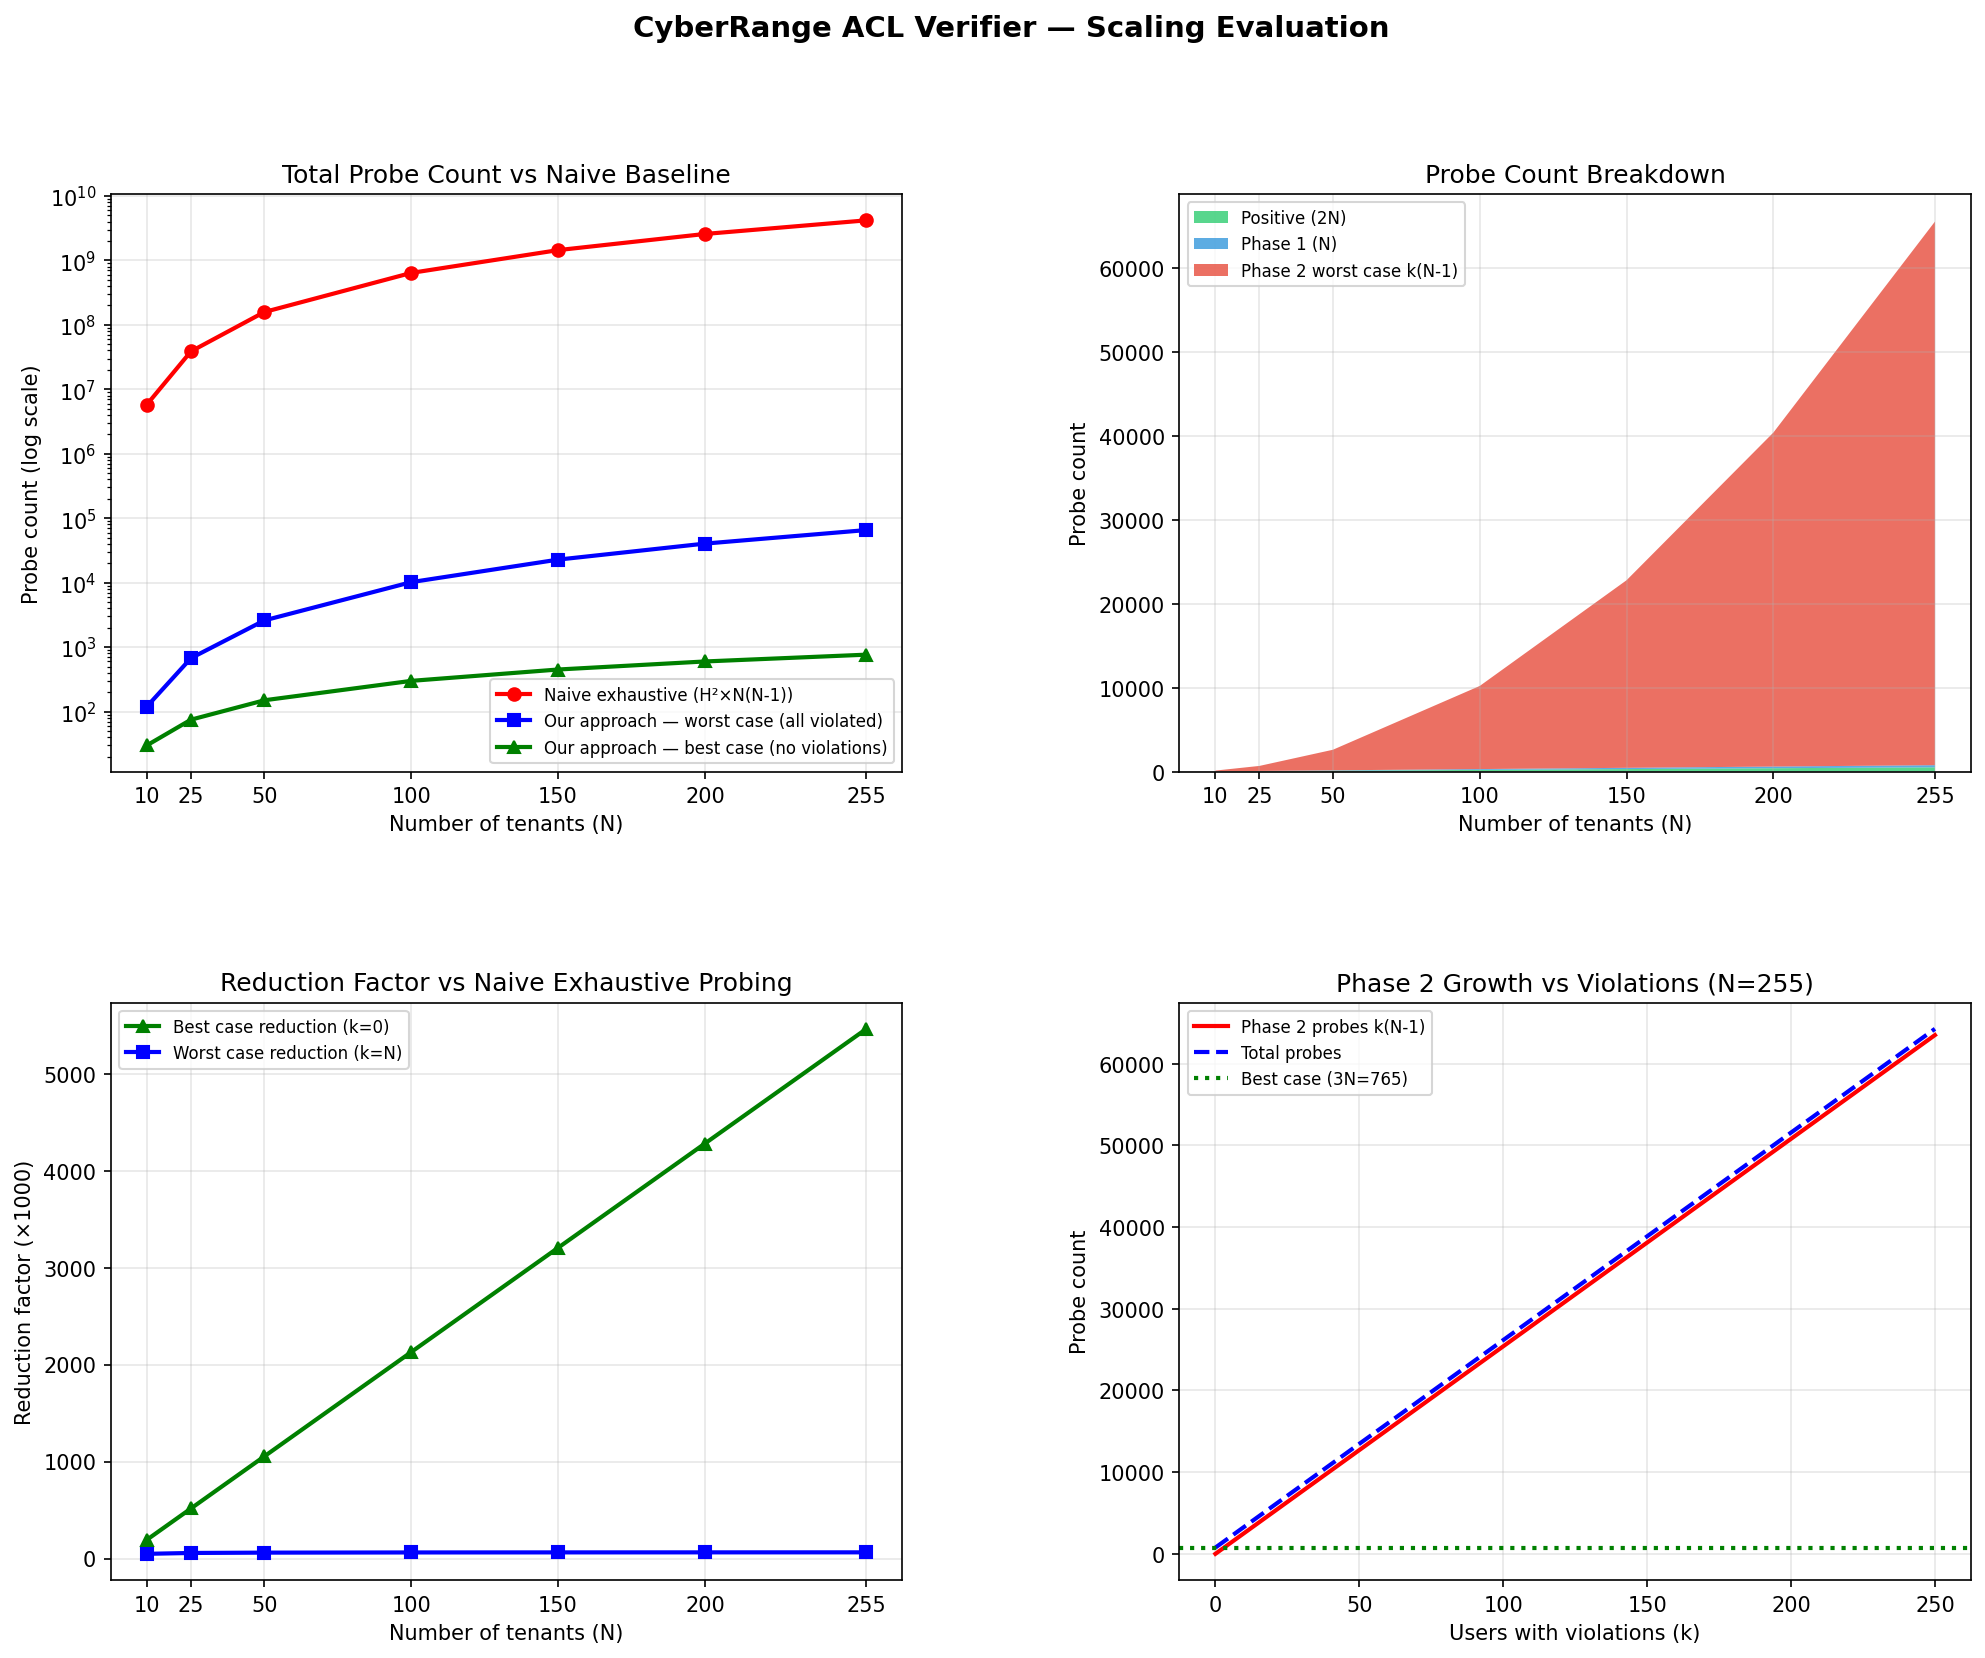

The Python source for this figure:
"""
Scaling Evaluation for CyberRange ACL Verifier.

Runs the two-phase probe generator across N = {10, 25, 50, 100, 150, 200, 255}
tenants and plots:
  1. Probe count vs N (our approach vs naive exhaustive baseline)
  2. Probe count breakdown (positive, Phase 1, Phase 2) vs N
  3. Reduction factor vs N
  4. Phase 2 probe count vs k (violations) for fixed N=255
"""

import sys
import os
sys.path.insert(0, os.path.dirname(os.path.dirname(os.path.abspath(__file__))))

import matplotlib
matplotlib.use('Agg')
import matplotlib.pyplot as plt
import matplotlib.gridspec as gridspec
import numpy as np

from synthetic_data.generator import generate_synthetic_db
from probe_generator.two_phase_generator import TwoPhaseProbeGenerator

# --- Configuration ---
N_VALUES = [10, 25, 50, 100, 150, 200, 255]
HOST_IPS_PER_SUBNET = 254  # usable IPs in a /24
OUTPUT_DIR = os.path.dirname(os.path.abspath(__file__))


def collect_data():
    """Run probe generator for each N and collect counts."""
    results = []

    for n in N_VALUES:
        db = generate_synthetic_db(num_students=n - 1, num_instructors=1)
        user_subnet_map = db.get_user_subnet_map()

        actual_n = len(user_subnet_map)
        gen = TwoPhaseProbeGenerator(user_subnet_map)

        # Best case: no violations, Phase 2 never triggers
        probe_set_best = gen.generate(users_with_leaks=[])
        # Worst case: all users have violations
        probe_set_worst = gen.generate(users_with_leaks=list(user_subnet_map.keys()))

        positive = len(probe_set_best.positive_probes)
        phase1 = len(probe_set_best.phase1_probes)
        phase2_worst = len(probe_set_worst.phase2_probes)

        naive = HOST_IPS_PER_SUBNET * HOST_IPS_PER_SUBNET * actual_n * (actual_n - 1)

        results.append({
            'n': actual_n,
            'positive': positive,
            'phase1': phase1,
            'phase2_worst': phase2_worst,
            'total_best': positive + phase1,
            'total_worst': positive + phase1 + phase2_worst,
            'naive': naive,
            'reduction_best': naive / max(positive + phase1, 1),
            'reduction_worst': naive / max(positive + phase1 + phase2_worst, 1),
        })

        print(f"N={actual_n:3d} | best={positive+phase1:5d} | "
              f"worst={positive+phase1+phase2_worst:7d} | "
              f"naive={naive:>15,} | "
              f"reduction(best)={naive/(positive+phase1):>10,.0f}x")

    return results


def plot_all(results):
    """Generate all four plots in one figure."""
    ns = [r['n'] for r in results]
    positive = [r['positive'] for r in results]
    phase1 = [r['phase1'] for r in results]
    phase2_worst = [r['phase2_worst'] for r in results]
    total_best = [r['total_best'] for r in results]
    total_worst = [r['total_worst'] for r in results]
    naive = [r['naive'] for r in results]
    reduction_best = [r['reduction_best'] for r in results]
    reduction_worst = [r['reduction_worst'] for r in results]

    fig = plt.figure(figsize=(16, 12))
    fig.suptitle('CyberRange ACL Verifier — Scaling Evaluation', fontsize=14, fontweight='bold')
    gs = gridspec.GridSpec(2, 2, figure=fig, hspace=0.4, wspace=0.35)

    # --- Plot 1: Total probe count vs naive baseline (log scale) ---
    ax1 = fig.add_subplot(gs[0, 0])
    ax1.semilogy(ns, naive, 'r-o', label='Naive exhaustive (H²×N(N-1))', linewidth=2)
    ax1.semilogy(ns, total_worst, 'b-s', label='Our approach — worst case (all violated)', linewidth=2)
    ax1.semilogy(ns, total_best, 'g-^', label='Our approach — best case (no violations)', linewidth=2)
    ax1.set_xlabel('Number of tenants (N)')
    ax1.set_ylabel('Probe count (log scale)')
    ax1.set_title('Total Probe Count vs Naive Baseline')
    ax1.legend(fontsize=8)
    ax1.grid(True, alpha=0.3)
    ax1.set_xticks(ns)

    # --- Plot 2: Probe count breakdown (stacked) ---
    ax2 = fig.add_subplot(gs[0, 1])
    ax2.stackplot(ns, positive, phase1, phase2_worst,
                  labels=['Positive (2N)', 'Phase 1 (N)', 'Phase 2 worst case k(N-1)'],
                  colors=['#2ecc71', '#3498db', '#e74c3c'], alpha=0.8)
    ax2.set_xlabel('Number of tenants (N)')
    ax2.set_ylabel('Probe count')
    ax2.set_title('Probe Count Breakdown')
    ax2.legend(fontsize=8, loc='upper left')
    ax2.grid(True, alpha=0.3)
    ax2.set_xticks(ns)

    # --- Plot 3: Reduction factor vs N ---
    ax3 = fig.add_subplot(gs[1, 0])
    ax3.plot(ns, [r / 1000 for r in reduction_best], 'g-^',
             label='Best case reduction (k=0)', linewidth=2)
    ax3.plot(ns, [r / 1000 for r in reduction_worst], 'b-s',
             label='Worst case reduction (k=N)', linewidth=2)
    ax3.set_xlabel('Number of tenants (N)')
    ax3.set_ylabel('Reduction factor (×1000)')
    ax3.set_title('Reduction Factor vs Naive Exhaustive Probing')
    ax3.legend(fontsize=8)
    ax3.grid(True, alpha=0.3)
    ax3.set_xticks(ns)

    # --- Plot 4: Phase 2 probe count vs k for N=255 ---
    ax4 = fig.add_subplot(gs[1, 1])
    n_fixed = 255
    k_values = list(range(0, n_fixed + 1, 10))
    phase2_counts = [k * (n_fixed - 1) for k in k_values]
    total_counts = [(2 * n_fixed + n_fixed + k * (n_fixed - 1)) for k in k_values]
    ax4.plot(k_values, phase2_counts, 'r-', label='Phase 2 probes k(N-1)', linewidth=2)
    ax4.plot(k_values, total_counts, 'b--', label='Total probes', linewidth=2)
    ax4.axhline(y=2 * n_fixed + n_fixed, color='g', linestyle=':', linewidth=2,
                label=f'Best case (3N={3*n_fixed})')
    ax4.set_xlabel('Users with violations (k)')
    ax4.set_ylabel('Probe count')
    ax4.set_title(f'Phase 2 Growth vs Violations (N={n_fixed})')
    ax4.legend(fontsize=8)
    ax4.grid(True, alpha=0.3)

    output_path = os.path.join(OUTPUT_DIR, 'scaling_evaluation.png')
    plt.savefig(output_path, dpi=150, bbox_inches='tight')
    print(f"\nPlot saved to {output_path}")
    return output_path


if __name__ == "__main__":
    print("Running scaling evaluation...")
    print(f"{'N':>4} | {'Best':>5} | {'Worst':>7} | {'Naive':>15} | {'Reduction(best)':>15}")
    print("-" * 65)
    results = collect_data()
    output_path = plot_all(results)
    print("\nDone!")
